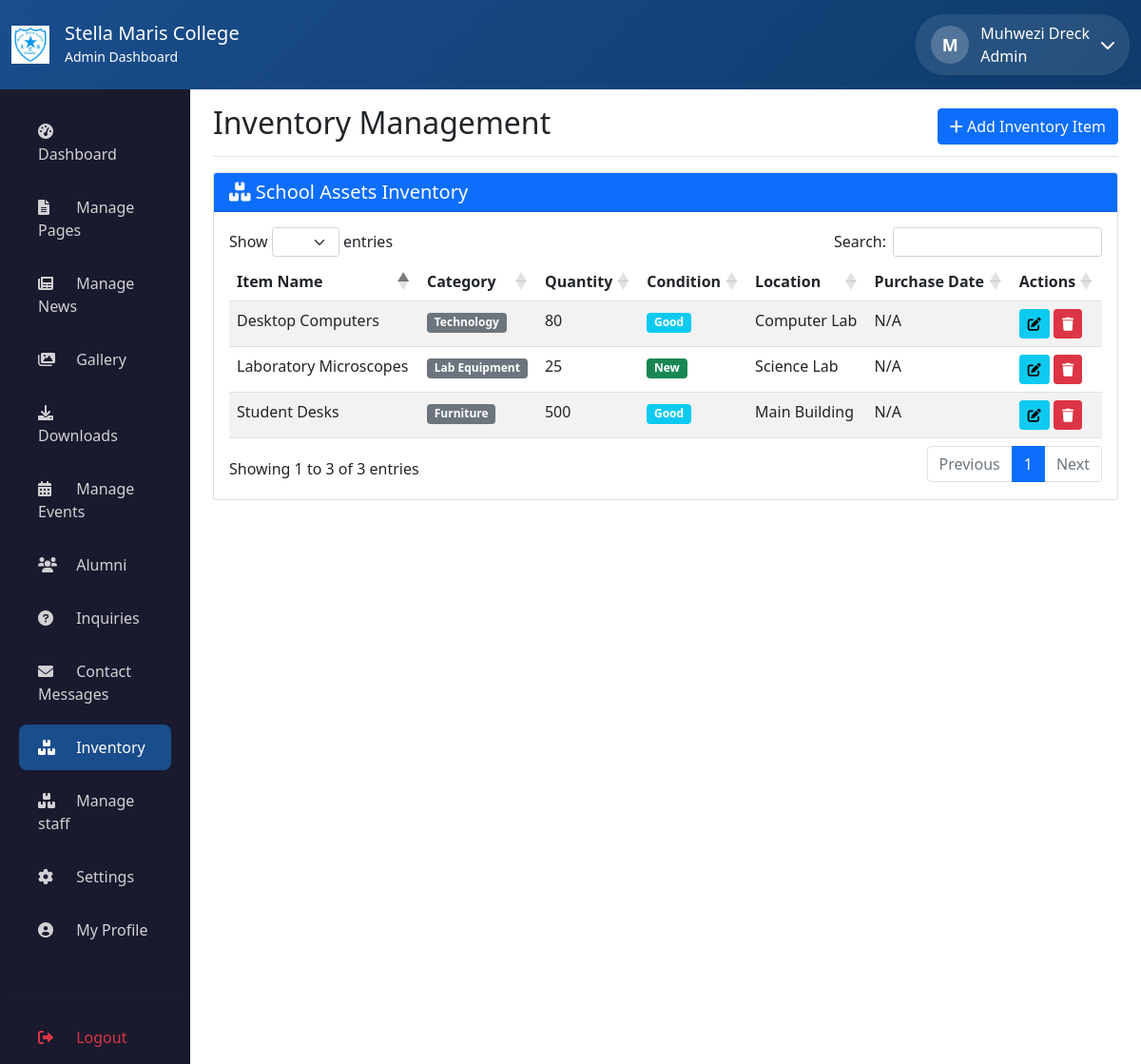
The page /admin/inventory.php (signed in) on the database its author committed.
### tables this page shows
CREATE TABLE `inventory` (
  `id` int(11) NOT NULL,
  `item_name` varchar(100) NOT NULL,
  `category` varchar(50) NOT NULL,
  `quantity` int(11) DEFAULT 0,
  `condition_status` enum('new','good','damaged','repair') DEFAULT 'good',
  `location` varchar(100) DEFAULT NULL,
  `purchase_date` date DEFAULT NULL,
  `purchase_price` decimal(10,2) DEFAULT NULL,
  `current_value` decimal(10,2) DEFAULT NULL,
  `serial_number` varchar(100) DEFAULT NULL,
  `notes` text DEFAULT NULL,
  `last_updated` timestamp NOT NULL DEFAULT current_timestamp() ON UPDATE current_timestamp()
);

### admin/inventory.php (the view, shortened to what this page needs)
<?php
$db = new Database();
$conn = $db->getConnection();
$inventory = $conn->query("SELECT * FROM inventory ORDER BY category, item_name")->fetchAll(PDO::FETCH_ASSOC);
?>
<!DOCTYPE html>
<html lang="en">
<head>
    <link href="https://cdn.jsdelivr.net/npm/bootstrap@5.1.3/dist/css/bootstrap.min.css" rel="stylesheet">
    <link href="https://cdn.datatables.net/1.11.5/css/dataTables.bootstrap5.min.css" rel="stylesheet">
    <link rel="stylesheet" href="https://cdnjs.cloudflare.com/ajax/libs/font-awesome/6.0.0/css/all.min.css">
</head>
<body>
    <?php include 'includes/header.php'; ?>
    <div class="container-fluid">
        <div class="row">
            <?php include 'sidebar.php'; ?>
            <main class="col-md-9 col-lg-10 ms-sm-auto px-md-4 admin-main-content">
                <div class="d-flex justify-content-between flex-wrap flex-md-nowrap align-items-center pt-3 pb-2 mb-3 border-bottom">
                    <h1 class="h2">Inventory Management</h1>
                    <button class="btn btn-primary" data-bs-toggle="modal" data-bs-target="#addInventoryModal">
                        <i class="fas fa-plus"></i> Add Inventory Item
                    </button>
                </div>
                <div class="card">
                    <div class="card-header bg-primary text-white">
                        <h5 class="mb-0"><i class="fas fa-boxes"></i> School Assets Inventory</h5>
                    </div>
                    <div class="card-body">
                        <table class="table table-striped" id="inventoryTable">
                            <thead>
                                <tr>
                                    <th>Item Name</th>
                                    <th>Category</th>
                                    <th>Quantity</th>
                                    <th>Condition</th>
                                    <th>Location</th>
                                    <th>Purchase Date</th>
                                    <th>Actions</th>
                                </tr>
                            </thead>
                            <tbody>
                                <?php foreach($inventory as $item): ?>
                                <tr>
                                    <td><?php echo htmlspecialchars($item['item_name']); ?></td>
                                    <td><span class="badge bg-secondary"><?php echo htmlspecialchars($item['category']); ?></span></td>
                                    <td><?php echo $item['quantity']; ?></td>
                                    <td>
                                        <span class="badge bg-<?php
                                            echo $item['condition_status'] == 'new' ? 'success' :
                                                ($item['condition_status'] == 'good' ? 'info' : 'danger');
                                        ?>">
                                            <?php echo ucfirst($item['condition_status']); ?>
                                        </span>
                                    </td>
                                    <td><?php echo htmlspecialchars($item['location']); ?></td>
                                    <td><?php echo $item['purchase_date'] ? date('M d, Y', strtotime($item['purchase_date'])) : 'N/A'; ?></td>
                                    <td>
                                        <button class="btn btn-sm btn-info" onclick='editInventory(<?php echo json_encode($item); ?>)'>
                                            <i class="fas fa-edit"></i>
                                        </button>
                                        <a href="?delete=<?php echo $item['id']; ?>" class="btn btn-sm btn-danger" onclick="return confirm('Delete this item?')">
                                            <i class="fas fa-trash"></i>
                                        </a>
                                    </td>
                                </tr>
                                <?php endforeach; ?>
                            </tbody>
                        </table>
                    </div>
                </div>
            </main>
        </div>
    </div>
</body>
</html>

### rows shown on the page
inventory: item_name "Student Desks", category "Furniture", quantity "500", condition_status "Good", location "Main Building", shows "N/A"
inventory: item_name "Laboratory Microscopes", category "Lab Equipment", quantity "25", condition_status "New", location "Science Lab", shows "N/A"
inventory: item_name "Desktop Computers", category "Technology", quantity "80", condition_status "Good", location "Computer Lab", shows "N/A"

### other values the page prints
substr($full_name, 0, 1) "M"
$full_name "Muhwezi Dreck"
$role "Admin"
